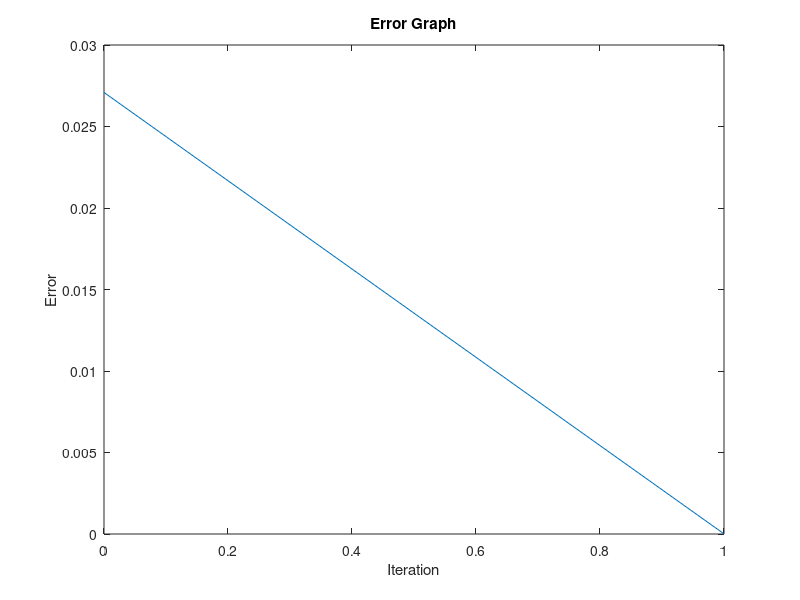

MATLAB code for this plot:
%secant

p = 10;
t = 523;
Pc = 111.3;
Tc = 407.5;
R = 0.082054;
a = (27 * R^2 * Tc^2) / (64 * Pc);
b = (R * Tc) / (8 * Pc);

v1 = b;         
v2 = (R * t) / p;

tol = 1e-5;
max_iter = 100;
errors = zeros(1, max_iter);
for i = 1:max_iter
    f1 = (p + a/v1^2) * (v1 - b) - R * t;
    f2 = (p + a/v2^2) * (v2 - b) - R * t;   
    v_new = v2 - f2 * (v2 - v1) / (f2 - f1);
    f_new = (p + a/v_new^2) * (v_new - b) - R * t;
    errors(i) = abs(f_new);
    if errors(i) < tol
        disp(["Value of V: ", v_new]);
        break;
    end  
    v1 = v2;
    v2 = v_new;
end
if i == max_iter
    warning('Max iterations reached without convergence.');
end

errors = errors(1:i);

plot(0:i-1, errors);
xlabel('Iteration');
ylabel('Error');
title('Error Graph');

